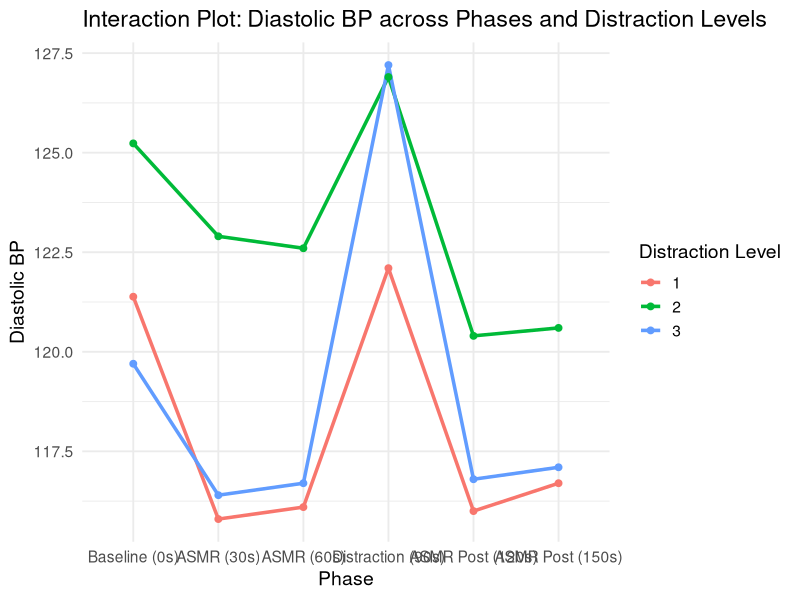

Write R code to recreate this figure.
library(ggplot2)

# Define the Diastolic data

# Distration Level 1
Diastolic_L1 <- data.frame(
  BP_Diastolic_Baseline = c(100.5, 131, 107.6666667, 116, 126, 138, 135, 121.6666667, 116, 122),
  ASMR_BP_1_Diastolic = c(97, 108, 105, 114, 118, 145, 131, 113, 114, 113),
  ASMR_BP_2_Diastolic = c(99, 110, 102, 113, 117, 141, 136, 113, 116, 114),
  Distraction_BP_Diastolic = c(100, 128, 99, 113, 118, 141, 142, 126, 125, 129),
  Post_BP_1_Diastolic = c(102, 114, 99, 114, 122, 140, 139, 113, 102, 115),
  Post_BP_2_Diastolic = c(106, 113, 99, 117, 119, 140, 139, 119, 102, 113),
  DistractionLevel = "1"
)

# Distraction Level 2
Diastolic_L2 <- data.frame(
  BP_Diastolic_Baseline = c(115.6666667, 136.6666667, 130, 106.3333333, 116.6666667, 140.3333333, 108.6666667, 143, 111, 144),
  ASMR_BP_1_Diastolic = c(114, 129, 130, 99, 121, 141, 109, 142, 102, 142),
  ASMR_BP_2_Diastolic = c(115, 133, 127, 102, 112, 140, 109, 141, 106, 141),
  Distraction_BP_Diastolic = c(107, 131, 126, 103, 121, 142, 122, 146, 122, 149),
  Post_BP_1_Diastolic = c(108, 131, 123, 104, 120, 132, 106, 136, 104, 140),
  Post_BP_2_Diastolic = c(108, 131, 124, 104, 122, 140, 109, 130, 102, 136),
  DistractionLevel = "2"
)

# DIstraction Level 3
Diastolic_L3 <- data.frame(
  BP_Diastolic_Baseline = c(107, 129, 129.3333333, 130.3333333, 115.3333333, 118, 118.6666667, 122.3333333, 111.6666667, 115.3333333),
  ASMR_BP_1_Diastolic = c(106, 119, 128, 122, 112, 115, 112, 123, 114, 113),
  ASMR_BP_2_Diastolic = c(115, 128, 119, 117, 112, 118, 112, 117, 113, 116),
  Distraction_BP_Diastolic = c(107, 131, 131, 129, 113, 128, 131, 142, 127, 133),
  Post_BP_1_Diastolic = c(107, 137, 111, 127, 117, 114, 108, 119, 111, 117),
  Post_BP_2_Diastolic = c(107, 132, 123, 128, 112, 117, 111, 117, 111, 113),
  DistractionLevel = "3"
)

# Combine all diastolic data
diastolic_data = rbind(Diastolic_L1, Diastolic_L2, Diastolic_L3)

# Reshape the data
sys_long_data <- reshape(diastolic_data, 
                         varying = c("BP_Diastolic_Baseline", "ASMR_BP_1_Diastolic", "ASMR_BP_2_Diastolic", 
                                     "Distraction_BP_Diastolic", "Post_BP_1_Diastolic", "Post_BP_2_Diastolic"),
                         v.names = "BP_Diastolic", 
                         timevar = "Phase", 
                         times = c("BP_Diastolic_Baseline", "ASMR_BP_1_Diastolic", "ASMR_BP_2_Diastolic", 
                                   "Distraction_BP_Diastolic", "Post_BP_1_Diastolic", "Post_BP_2_Diastolic"),
                         direction = "long")


# Convert Distraction Level to a factor
sys_long_data$DistractionLevel <- factor(sys_long_data$DistractionLevel)

# Set the order of phases and rename them for clarity
sys_long_data$Phase <- factor(sys_long_data$Phase, 
                              levels = c("BP_Diastolic_Baseline", "ASMR_BP_1_Diastolic", "ASMR_BP_2_Diastolic", 
                                         "Distraction_BP_Diastolic", "Post_BP_1_Diastolic", "Post_BP_2_Diastolic"),
                              labels = c("Baseline (0s)", "ASMR (30s)", "ASMR (60s)", 
                                         "Distraction (90s)", "ASMR Post (120s)", "ASMR Post (150s)"))


# Calculate the mean Diastolic BP for each Phase and Distraction Level
avg_bp <- aggregate(BP_Diastolic ~ DistractionLevel + Phase, data = sys_long_data, FUN = mean, na.rm = TRUE)

# Generate Interaction Plots using ggplot
p <- ggplot(avg_bp, aes(x = Phase, y = BP_Diastolic, color = DistractionLevel, group = DistractionLevel)) +
  geom_line(linewidth = 1.2) +  # Use linewidth instead of size, as a result of error
  geom_point(size = 2) +
  labs(
    title = "Interaction Plot: Diastolic BP across Phases and Distraction Levels",
    x = "Phase", y = "Diastolic BP", color = "Distraction Level"
  ) +
  theme_minimal(base_size = 14)

#print(p) # When uncommented will produce the interaction plot

# Q-Q plot for Diastolic BP by Phase and Distraction Level
# When the lines below are uncommented it will produce QQ plots
#qqnorm(sys_long_data$BP_Diastolic, main = "Q-Q Plot: Diastolic BP")
#qqline(sys_long_data$BP_Diastolic, col = "blue")

# Produce the ANOVA tables
aov_dia <- aov(BP_Diastolic ~ DistractionLevel * Phase, data = sys_long_data)
summary(aov_dia)

# Conduct the Shapiro Test
shapiro.test(residuals(aov_dia))

# Generate the multiple regression
model <- lm(BP_Diastolic ~ Phase + DistractionLevel, data = sys_long_data)
summary(model)

